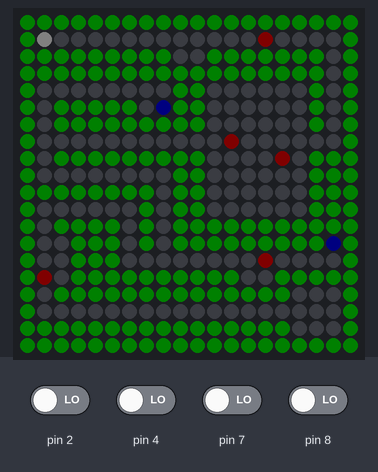
This sketch was run on a simulated Arduino Uno, built with avr-gcc and run on an emulated ATmega328P. Parts: 20×20 RGB LED matrix (first LED top left, wired row by row). The inputs (shaded band) are chosen by the test bench; at power-on: pin 2, pin 4, pin 7, pin 8 LOW. Dim RGB values are drawn brighter than linear.

Above: at 1.4 s.
1.5 s: pin 7 driven HIGH
At 2.09 s:
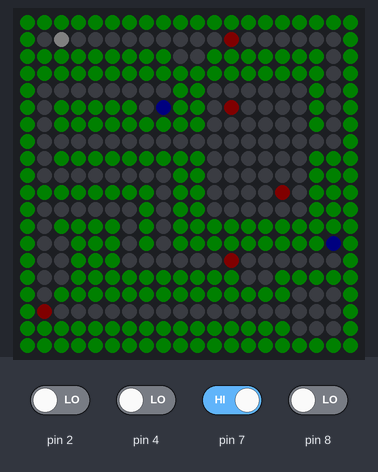
3.4 s: pin 8 driven HIGH
At 4.1 s:
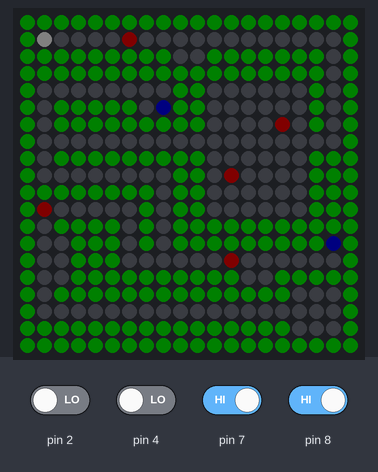
5.4 s: pin 8 driven LOW
At 6.12 s:
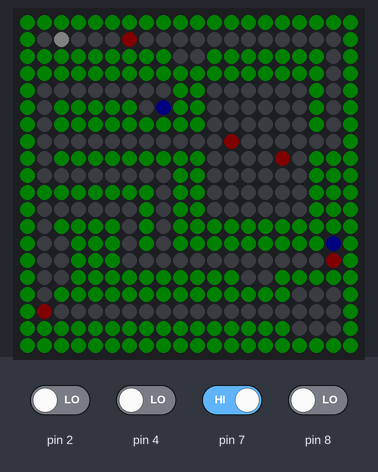
7.4 s: pin 4 driven HIGH
At 8.81 s:
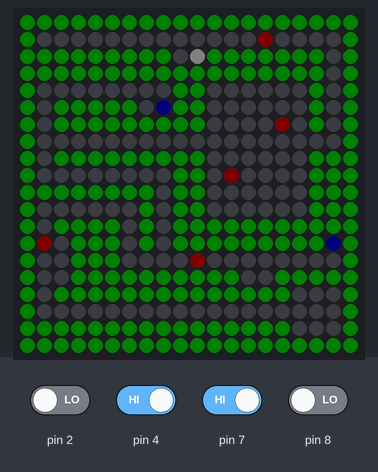
Timing chart, 0 to 10.4 s (numbered marks = the images above; inputs shaded):
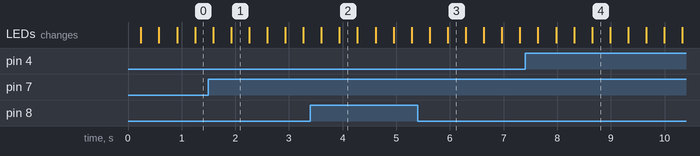

The sketch:

led_screen.ino
```cpp
#include <Adafruit_GFX.h>
#include <Adafruit_NeoMatrix.h>
#include <Adafruit_NeoPixel.h>
#include <avr/wdt.h>
#ifndef PSTR
#define PSTR
#endif

#define PIN 6
#define X 20
#define Y 20
#define Brightness 5

// Color definitions
#define BLUE     0x001F
#define RED      0xF800
#define GREEN    0x07E0
#define YELLOW   0xFFE0
#define WHITE    0xFFFF

Adafruit_NeoMatrix matrix = Adafruit_NeoMatrix(X, Y, PIN,
                            NEO_MATRIX_TOP      + NEO_MATRIX_LEFT +
                            NEO_MATRIX_ROWS     + NEO_MATRIX_ZIGZAG,
                            NEO_GRB             + NEO_KHZ800);

//Level One Data
const int levelOneData[20][20] PROGMEM = {
  {1, 1, 1, 1, 1, 1, 1, 1, 1, 1, 1, 1, 1, 1, 1, 1, 1, 1, 1, 1},
  {1, 0, 0, 0, 0, 0, 0, 0, 0, 0, 0, 0, 0, 0, 0, 0, 0, 0, 0, 1},
  {1, 1, 1, 1, 1, 1, 1, 1, 1, 0, 0, 1, 1, 1, 1, 1, 1, 1, 0, 1},
  {1, 1, 1, 1, 1, 1, 1, 1, 1, 1, 1, 1, 1, 1, 1, 1, 1, 1, 0, 1},
  {1, 0, 0, 0, 0, 0, 0, 0, 0, 1, 1, 0, 0, 0, 0, 0, 0, 1, 0, 1},
  {1, 0, 1, 1, 1, 1, 1, 0, 0, 1, 1, 0, 0, 0, 0, 0, 0, 1, 0, 1},
  {1, 0, 1, 1, 1, 1, 1, 1, 1, 1, 1, 0, 0, 0, 0, 0, 0, 1, 0, 1},
  {1, 0, 0, 0, 0, 0, 0, 0, 0, 0, 0, 0, 0, 0, 0, 0, 0, 0, 0, 1},
  {1, 0, 1, 1, 1, 1, 1, 1, 1, 1, 1, 0, 0, 0, 0, 0, 0, 1, 1, 1},
  {1, 0, 0, 0, 0, 0, 0, 0, 0, 1, 1, 0, 0, 0, 0, 0, 0, 1, 1, 1},
  {1, 1, 1, 1, 1, 1, 1, 1, 0, 1, 1, 0, 0, 0, 0, 0, 0, 1, 1, 1},
  {1, 0, 0, 0, 0, 0, 0, 1, 0, 1, 1, 0, 0, 0, 0, 0, 0, 1, 1, 1},
  {1, 0, 1, 1, 1, 1, 0, 1, 0, 1, 1, 1, 1, 1, 1, 1, 1, 1, 1, 1},
  {1, 0, 0, 1, 1, 1, 0, 1, 0, 1, 1, 1, 1, 1, 1, 1, 1, 1, 0, 1},
  {1, 0, 0, 1, 1, 1, 0, 0, 0, 0, 0, 0, 0, 0, 0, 0, 0, 0, 0, 1},
  {1, 0, 0, 1, 1, 1, 1, 1, 1, 1, 1, 1, 1, 0, 0, 1, 1, 1, 1, 1},
  {1, 0, 1, 1, 1, 1, 1, 1, 1, 1, 1, 1, 1, 1, 1, 1, 0, 0, 0, 1},
  {1, 0, 0, 0, 0, 0, 0, 0, 0, 0, 0, 0, 0, 0, 0, 0, 0, 0, 0, 1},
  {1, 1, 1, 1, 1, 1, 1, 1, 1, 1, 1, 1, 1, 1, 1, 1, 0, 0, 0, 1},
  {1, 1, 1, 1, 1, 1, 1, 1, 1, 1, 1, 1, 1, 1, 1, 1, 1, 1, 1, 1},
};

const int keys[2][2] = {
  {8, 5},
  {18, 13},
};

int playerHorizontalPosition = 1;
int playerVerticalPosition = 1;

bool keyOneCollected = false;
bool keyTwoCollected = false;

int enemyData[5][6] = {
  {18, 1, 1, -1, 15, 0},
  {15, 4, -1, 1, 7, 0},
  {12, 11, -1, -1, 7, 0},
  {18, 14, 1, -1, 9, 0},
  {1, 11, -1, 1, 6, 0},
};

void setup() {
  MCUSR = 0;

  pinMode(2, INPUT);
  pinMode(4, INPUT);
  pinMode(7, INPUT);
  pinMode(8, INPUT);

  matrix.begin();
  matrix.setBrightness(Brightness);
}

void loop() {
  matrix.fillScreen(0);

  PlayerCollisionDetection();
  UpdateEnemies();
  MovePlayer();

  DrawEnemies();
  DrawPlayer();
  DrawLevel();
  DrawKeys();

  if (keyOneCollected && keyTwoCollected)
    DrawDoor();

  matrix.show();
  delay(100);
}

void UpdateEnemies() {
  for (int i = 0; i < 5; i++) {
    if (enemyData[i][2] == 1) {
      //Horizontal
      if (enemyData[i][3] == 1) {
        //Right
        if (enemyData[i][5] != enemyData[i][4]) {
          enemyData[i][0] = enemyData[i][0] + 1;
          enemyData[i][5] = enemyData[i][5] + 1;
        } else {
          enemyData[i][0] = enemyData[i][0] - 1;
          enemyData[i][3] = -1;
          enemyData[i][5] = 1;
        }
      } else {
        //Left
        if (enemyData[i][5] != enemyData[i][4]) {
          enemyData[i][0] = enemyData[i][0] - 1;
          enemyData[i][5] = enemyData[i][5] + 1;
        } else {
          enemyData[i][0] = enemyData[i][0] + 1;
          enemyData[i][3] = 1;
          enemyData[i][5] = 1;
        }
      }
    } else {
      //Vertical
      if (enemyData[i][3] == 1) {
        //Up
        if (enemyData[i][5] != enemyData[i][4]) {
          enemyData[i][1] = enemyData[i][1] + 1;
          enemyData[i][5] = enemyData[i][5] + 1;
        } else {
          enemyData[i][1] = enemyData[i][1] - 1;
          enemyData[i][3] = -1;
          enemyData[i][5] = 1;
        }
      } else {
        //Down
        if (enemyData[i][5] != enemyData[i][4]) {
          enemyData[i][1] = enemyData[i][1] - 1;
          enemyData[i][5] = enemyData[i][5] + 1;
        } else {
          enemyData[i][1] = enemyData[i][1] + 1;
          enemyData[i][3] = 1;
          enemyData[i][5] = 1;
        }
      }
    }
  }
}

void DrawEnemies() {
  for (int i = 0; i < 5; i++) {
    matrix.drawPixel(enemyData[i][0], enemyData[i][1], RED);
  }
}

void PlayerCollisionDetection() {
  for (int i = 0; i < 5; i++) {
    if (playerHorizontalPosition == enemyData[i][0] && playerVerticalPosition == enemyData[i][1]) {
      playerHorizontalPosition = 1;
      playerVerticalPosition = 1;
    }
  }

  if ((playerHorizontalPosition == keys[0][0]) && (playerVerticalPosition == keys[0][1]))
    keyOneCollected = true;

  if ((playerHorizontalPosition == keys[1][0]) && (playerVerticalPosition == keys[1][1]))
    keyTwoCollected = true;

  if (keyOneCollected && keyTwoCollected) {
    if ((playerHorizontalPosition == 17 && playerVerticalPosition == 18) || (playerHorizontalPosition == 17 && playerVerticalPosition == 17) || (playerHorizontalPosition == 17 && playerVerticalPosition == 16)) {
      wdt_enable(WDTO_15MS);

      for (;;) {

      }
    }
  }
}

void MovePlayer() {
  uint16_t readValue;

  if (digitalRead(2) == HIGH) {
    readValue = pgm_read_word(&levelOneData[playerVerticalPosition - 1][playerHorizontalPosition]);

    if (readValue != 1)
      playerVerticalPosition--;
  }

  if (digitalRead(4) == HIGH) {
    readValue = pgm_read_word(&levelOneData[playerVerticalPosition + 1][playerHorizontalPosition]);

    if (readValue != 1)
      playerVerticalPosition++;
  }

  if (digitalRead(7) == HIGH) {
    readValue = pgm_read_word(&levelOneData[playerVerticalPosition][playerHorizontalPosition + 1]);

    if (readValue != 1)
      playerHorizontalPosition++;
  }

  if (digitalRead(8) == HIGH) {
    readValue = pgm_read_word(&levelOneData[playerVerticalPosition][playerHorizontalPosition - 1]);

    if (readValue != 1)
      playerHorizontalPosition--;
  }
}

void DrawPlayer() {
  matrix.drawPixel(playerHorizontalPosition, playerVerticalPosition, WHITE);
}

void DrawKeys() {
  if (!keyOneCollected)
    matrix.drawPixel(8, 5, BLUE);

  if (!keyTwoCollected)
    matrix.drawPixel(18, 13, BLUE);
}

void DrawDoor() {
  matrix.fillRect(17, 16, 2, 3, YELLOW);
}

void DrawLevel() {
  uint16_t readValue;

  for (int i = 0; i < 20; i++) {
    for (int j = 0; j < 20; j++) {
      readValue = pgm_read_word(&levelOneData[j][i]);

      if (readValue == 1) {
        matrix.drawPixel(i, j, GREEN);
      }
    }
  }
}
```
